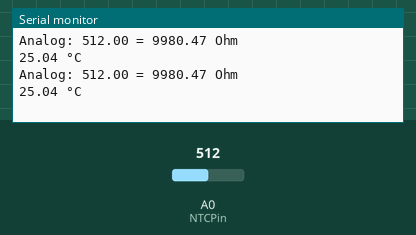
Bench run of a sketch on a simulated Arduino Uno, built with avr-gcc and run on an emulated ATmega328P. Parts: the last lines printed to the serial monitor. Inputs (shaded band) come from the test bench; at power-on: A0 (NTCPin) = 512.

Above: at 1.8 s.
1.9 s: A0 (NTCPin) set to 0
At 2.8 s:
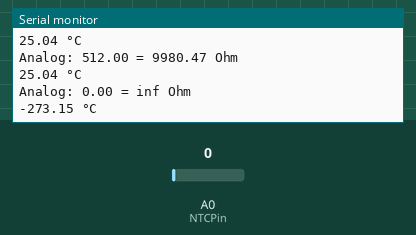
4.5 s: A0 (NTCPin) set to 35
At 5.5 s:
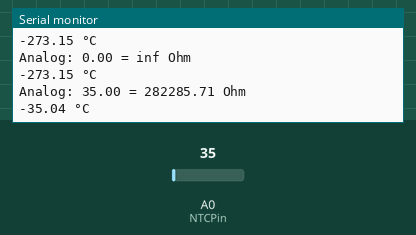
Timing chart, 0 to 7.5 s (numbered marks = the images above; inputs shaded):
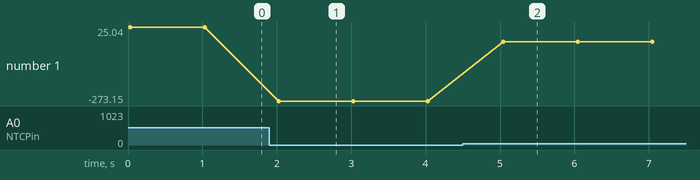

Measured:
- after the input at 1.9 s, the serial monitor: prints a new line after 0.10 s (image 1)
- after the input at 4.5 s, the serial monitor: prints a new line after 0.51 s (image 2)
- plotted number 1: 25.04 → -273.15 after the input at 1.9 s, -273.15 → -35.04 after the input at 4.5 s

The sketch:

temperatura-dos.ino
```cpp
//KY -028 Thermistor Module
byte NTCPin = A0;
#define SERIESRESISTOR 10000
#define NOMINAL_RESISTANCE 10000
#define NOMINAL_TEMPERATURE 25
#define BCOEFFICIENT 3950

void setup()
{
  Serial.begin(9600);
}

void loop()
{
  float ADCvalue;
  float Resistance;

  // Leer el valor analógico
  ADCvalue = analogRead(NTCPin);
  Serial.print("Analog: ");
  Serial.print(ADCvalue);
  Serial.print(" = ");

  // Convertir el valor a resistencia usando la fórmula correcta
  Resistance = SERIESRESISTOR * (1023.0 / ADCvalue - 1);

  // Mostrar la resistencia
  Serial.print(Resistance);
  Serial.println(" Ohm");

  // Calcular la temperatura usando la ecuación de Steinhart-Hart
  float steinhart;
  steinhart = Resistance / NOMINAL_RESISTANCE; // (R/Ro)
  steinhart = log(steinhart); // ln(R/Ro)
  steinhart /= BCOEFFICIENT; // 1/B * ln(R/Ro)
  steinhart += 1.0 / (NOMINAL_TEMPERATURE + 273.15); // + (1/To)
  steinhart = 1.0 / steinhart; // Invertir
  steinhart -= 273.15; // Convertir a °C

  // Mostrar la temperatura
  Serial.print(steinhart);
  Serial.println(" °C");

  // Esperar 1 segundo
  delay(1000);
}
```
